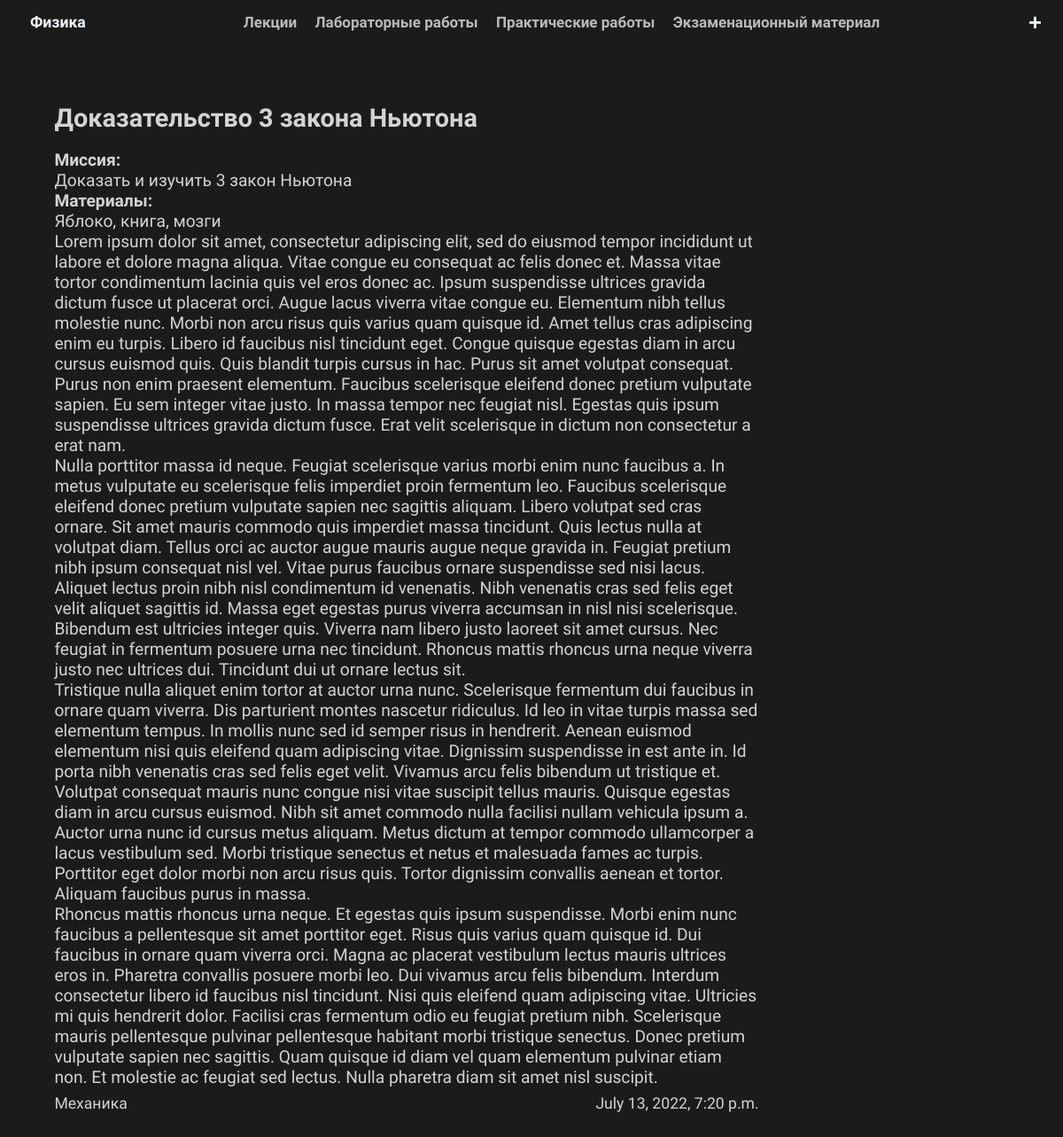
Screenshot of /labworks/1/ with the database file from the repository.
### base/models.py (models this page shows, shortened)
class Labwork(models.Model):
  user = models.ForeignKey(User, on_delete=models.SET_NULL, null=True)
  title = models.CharField(max_length=400)
  Mission = models.CharField(max_length=1000, blank=True)
  materials = models.TextField(blank=True)
  text = RichTextField()
  tag = models.ForeignKey(Tag, on_delete=models.SET_NULL, null=True)
  created = models.DateTimeField(auto_now_add=True)
  updated = models.DateTimeField(auto_now=True)
  class Meta:
      ordering = ['-updated', '-created']

class Tag(models.Model):
  name = models.CharField(max_length=200)
  def __str__(self):
      return self.name

### base/views.py (the view)
# urls.py: path('labworks/<str:pk>/', views.labwork, name='labwork'),
def labwork(request,pk):
  labwork = Labwork.objects.get(id=pk)
  context = {'labwork': labwork}
  return render(request, 'base/labwork.html', context)

### base/templates/base/labwork.html (shortened to what this page needs)
{% extends 'main.html' %}
{% block content %}
<div class="lection">
  <div class="post">
    <h2>{{labwork.title}}</h2>
    <div class="article__text"><h4>Миссия: </h4>{{labwork.Mission}}</div>
    <div class="article__text"><h4>Материалы: </h4>{{labwork.materials}}</div>
    <div class="article__text">{{labwork.text|linebreaks}}</div>
    <div class="article__item">
      <div class="article__tag">{{labwork.tag}}</div>
      <p>{{labwork.updated}}</p>
    </div>
  </div>
</div>
{% endblock content %}

### base/templates/base/labwork.html (style rules this page uses)
h2 { font-size: 1.8rem !important; margin: 2.4% 0 !important; }

### templates/main.html (style rules this page uses)
* { box-sizing: border-box; margin: 0; padding: 0; text-decoration: none; transition: all .4s linear; list-style-type: none; }
body { background-color: rgb(27 27 27); color: lightgray; font-size: 1.1rem; overflow-x: hidden; font-family: 'Fira Sans Condensed', sans-serif; }
h2 { font-size: 1.6rem; margin: 1% 0; }
.article__item { display: flex; justify-content: space-between; align-items: center; margin: 1% 0; }
.lection { display: grid; grid-template-columns: 3fr 1fr; margin: 5% 0; padding: 0 3% ; }
.post { padding: 2% 3%; }
.article__text { font-size: 1.2rem; }

### rows the page displays
Labwork: title "Доказательство 3 закона Ньютона", Mission "Доказать и изучить 3 закон Ньютона", materials "Яблоко, книга, мозги", text "Lorem ipsum dolor sit amet, consectetur adipiscing elit, sed do eiusmod tempor incididunt ut labore et dolore magna aliqua. Vitae congue eu consequat ac felis donec et. Massa vitae tortor condimentum lacinia quis vel eros donec ac. Ipsum suspendisse ultrices gravida dictum fusce ut placerat orci. Augue lacus viverra vitae congue eu. Elementum nibh tellus molestie nunc. Morbi non arcu risus quis varius quam quisque id. Amet tellus cras adipiscing enim eu turpis. Libero id faucibus nisl tincidunt eget. Congue quisque egestas diam in arcu cursus euismod quis. Quis blandit turpis cursus in hac. Purus sit amet volutpat consequat. Purus non enim praesent elementum. Faucibus scelerisque eleifend…", tag "Механика", updated "July 13, 2022, 7:20 p.m."
